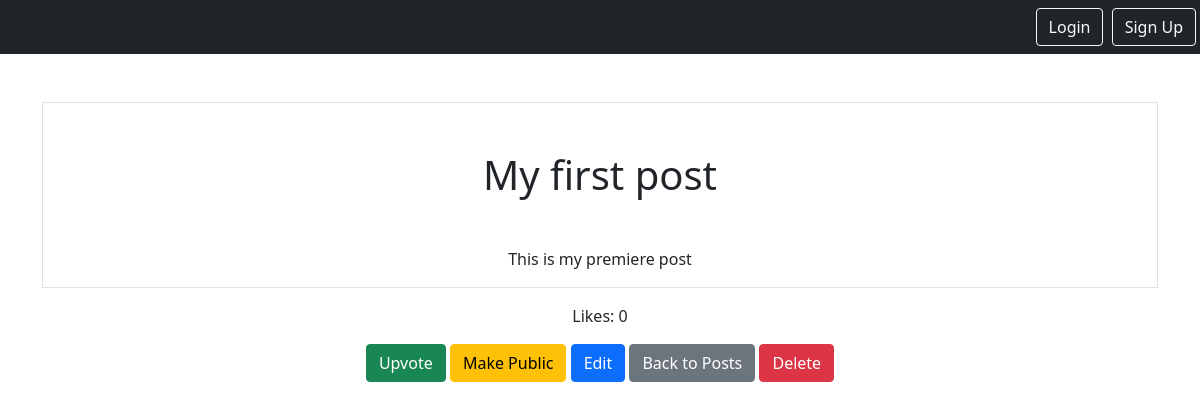
Page /posts/blogs/8/ on the earlier database version.
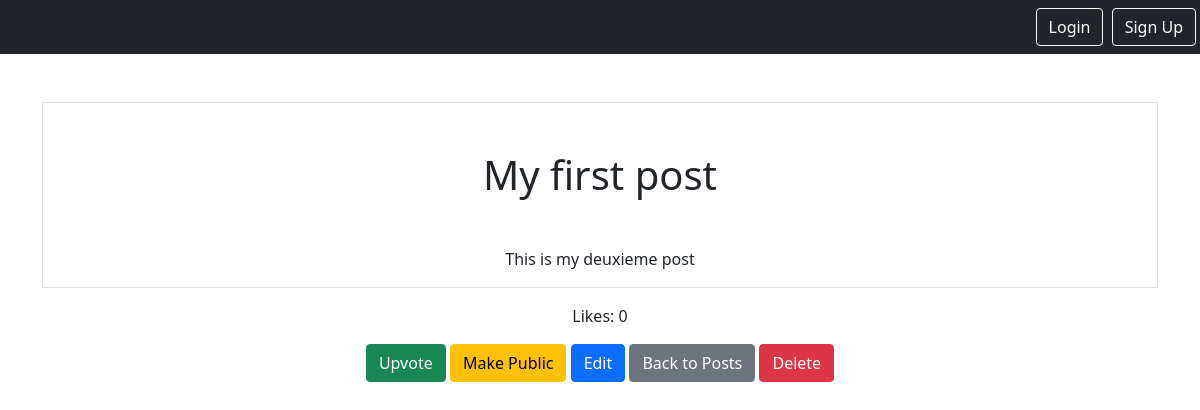
Same page on the later database version.
### app/models.py (models this page shows, shortened)
class Post(models.Model):
    title = models.CharField(max_length=100)
    content = models.TextField()
    likes = models.PositiveSmallIntegerField(default=0)
    created_at = models.DateTimeField(auto_now_add=True)
    user = models.ForeignKey(User, on_delete=models.CASCADE, related_name='posts')
    is_public = models.BooleanField(default=False)

### app/views.py (the view)
# urls.py: path('blogs/<int:pk>/', views.PostDetailView.as_view(), name='posts.details'),
class PostDetailView(DetailView):
    model = Post
    template_name = 'posts/post_details.html'
    context_object_name = 'Post'
    login_url = '/admin/'

### app/templates/posts/post_details.html (shortened to what this page needs)
{% extends 'base.html' %}
{% block content %}
<div class="border round">
    <h1 class="my-5">{{ Post.title }}{% if Post.is_public %}<span class="badge bg-secondary">Public</span>{% endif %}</h1>
    <p>{{ Post.content }}</p>
</div>
<div class="mt-3">
    <p>Likes: {{ Post.likes }}</p>
    <form action="{% url 'posts.add_like' Post.pk %}" method="post" class="d-inline">
        <button type="submit" class="btn btn-success">Upvote</button>
    </form>
    <form action="{% url 'posts.toggle_visibility' Post.pk %}" method="post" class="d-inline">
        <button type="submit" class="btn btn-warning">
            {% if Post.is_public %}Make Private{% else %}Make Public{% endif %}
        </button>
    </form>
    <a href="{% url 'posts.update' Post.pk %}" class="btn btn-primary">Edit</a>
    <a href="{% url 'posts' %}" class="btn btn-secondary">Back to Posts</a>
    <a href="{% url 'posts.delete' Post.pk %}" class="btn btn-danger">Delete</a>
</div>
{% endblock %}

Differences in the rows shown:
changed Post "My first post": content "This is my premiere post" → "This is my deuxieme post"
